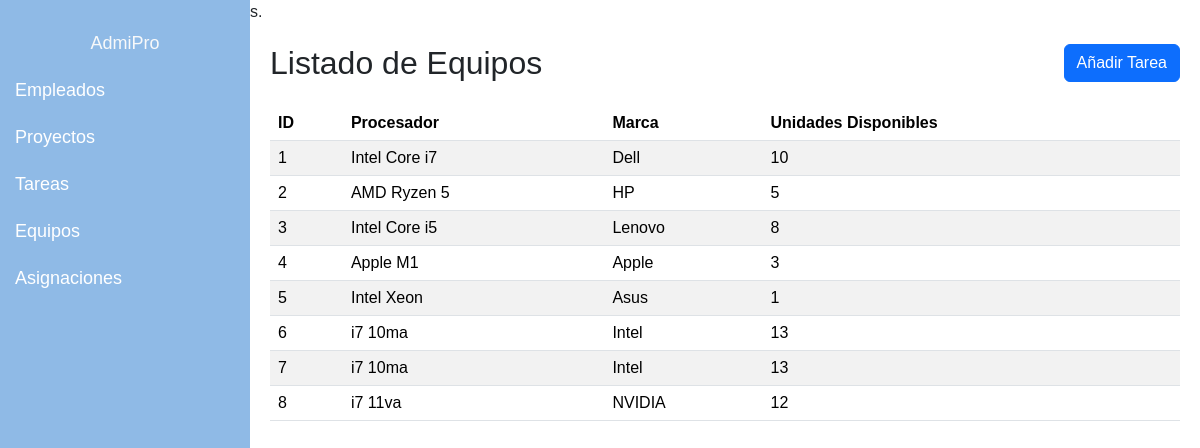
The app's page /examJimiW/listar_equipos.php with its own data.
### tables this page shows
CREATE TABLE `equipos` (
  `id` bigint(20) NOT NULL,
  `procesador` text NOT NULL,
  `marca` text NOT NULL,
  `unidades_disponibles` int(11) NOT NULL
);

### examJimiW/listar_equipos.php (the view, shortened to what this page needs)
<?php
include 'php/conexion.php';
$sql = "SELECT * FROM equipos";
$resultado = $conexion->query($sql);
?>
<!DOCTYPE html>
<html lang="es">
<head>
    <link rel="stylesheet" href="css/bootstrap.min.css">
    <link rel="stylesheet" href="css/styles.css" />
</head>
<body>
    <div class="sidebar">
        <a href="index.html" class="text-light text-center">AdmiPro</a>
        <a href="listar_empleados.php">Empleados</a>
        <a href="listar_proyectos.php">Proyectos</a>
        <a href="listar_tareas.php">Tareas</a>
        <a href="listar_equipos.php">Equipos</a>
        <a href="listar_asignaciones.php">Asignaciones</a>
    </div>
    <div class="content">
        <div class="d-flex justify-content-between align-items-center mb-4">
            <h2 class="mb-0">Listado de Equipos</h2>
            <a href="registrar_equipo.php" class="btn btn-primary">Añadir Tarea</a>
        </div>
        <table class="table table-striped">
            <thead>
                <tr>
                    <th>ID</th>
                    <th>Procesador</th>
                    <th>Marca</th>
                    <th>Unidades Disponibles</th>
                </tr>
            </thead>
            <tbody>
                <?php if ($resultado->rowCount() > 0):
                ?>
                    <?php while ($fila = $resultado->fetch(PDO::FETCH_ASSOC)): ?>
                        <tr>
                            <td><?php echo $fila['id']; ?></td>
                            <td><?php echo $fila['procesador']; ?></td>
                            <td><?php echo $fila['marca']; ?></td>
                            <td><?php echo $fila['unidades_disponibles']; ?></td>
                        </tr>
                    <?php endwhile; ?>
                <?php else: ?>
                    <tr>
                        <td colspan="4">No hay equipos registrados.</td>
                    </tr>
                <?php endif; ?>
            </tbody>
        </table>
    </div>
</body>
</html>

### examJimiW/css/styles.css (style rules this page uses)
body { font-family: 'Arial', sans-serif; }
.sidebar { height: 100vh; width: 250px; position: fixed; top: 0; left: 0; background-color: #8fbae6; padding-top: 20px; }
.sidebar a { padding: 10px 15px; text-decoration: none; font-size: 18px; color: #fff; display: block; }
.content { margin-left: 250px; padding: 20px; }
html, body { height: 100%; }

### records on screen
equipos: id "1", procesador "Intel Core i7", marca "Dell", unidades_disponibles "10"
equipos: id "2", procesador "AMD Ryzen 5", marca "HP", unidades_disponibles "5"
equipos: id "3", procesador "Intel Core i5", marca "Lenovo", unidades_disponibles "8"
equipos: id "4", procesador "Apple M1", marca "Apple", unidades_disponibles "3"
equipos: id "5", procesador "Intel Xeon", marca "Asus", unidades_disponibles "1"
equipos: id "6", procesador "i7 10ma", marca "Intel", unidades_disponibles "13"
equipos: id "7", procesador "i7 10ma", marca "Intel", unidades_disponibles "13"
equipos: id "8", procesador "i7 11va", marca "NVIDIA", unidades_disponibles "12"
